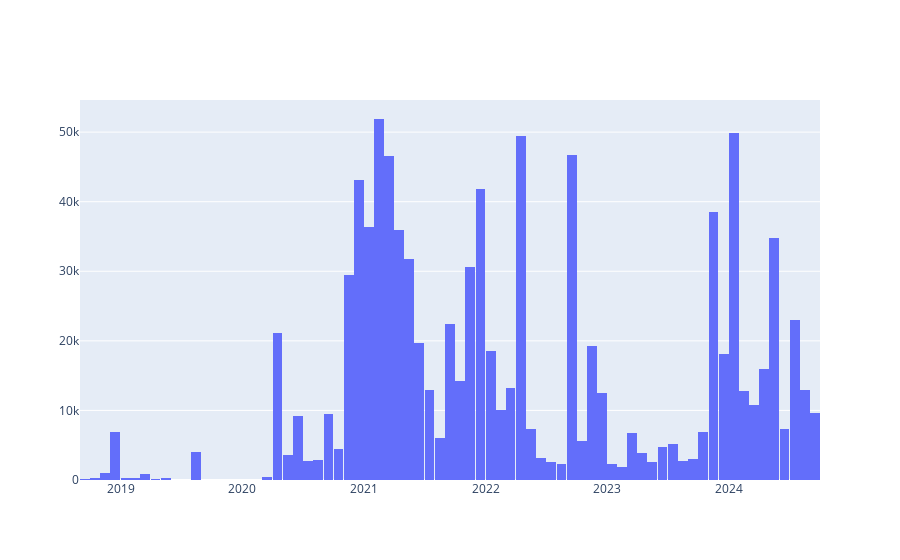

Notebook code for this chart:
### Code cell
fig = go.Figure()
fig.add_histogram(x=df['day'], y=df['gross_sales'], histfunc="sum")
fig.show()

### Figure 1 — Plotly figure (JSON) as saved in the notebook; plotly's stock layout.template omitted (floating-point values rounded to 4 significant figures; data arrays with more than 128 entries replaced by an {"elided": "..."} marker saying what was removed)
{"data": [{"histfunc": "sum", "type": "histogram", "x": {"elided": "13425 str values"}, "y": {"elided": "13425 float values"}}], "layout": {}}
